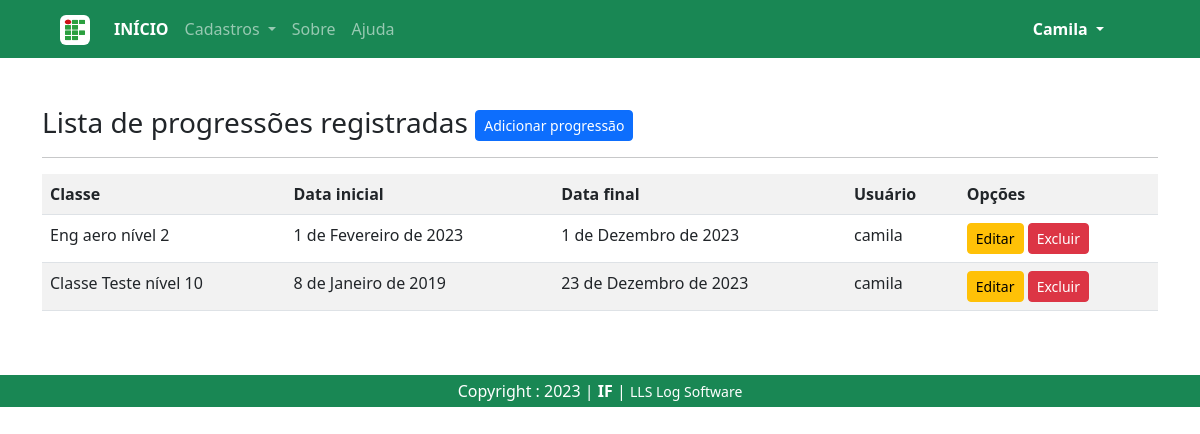
The app's page /listar/progressoes/ (signed in) with its own data.
### cadastros/models.py (models this page shows, shortened)
class Progressao(models.Model):
    classe = models.ForeignKey(Classe, on_delete=models.PROTECT, verbose_name='classe pretendida')
    data_inicial = models.DateField()
    data_final = models.DateField()
    observacao = models.CharField(max_length=255, verbose_name='observação')
    usuario = models.ForeignKey(User, on_delete=models.PROTECT)

class Classe(models.Model):
    nome = models.CharField(max_length=50)
    nivel = models.IntegerField(verbose_name='nível')
    descricao = models.CharField(max_length=150, verbose_name='descrição', null=True, blank=True)
    def __str__(self):
        return "{} nível {}".format(self.nome, self.nivel)

### cadastros/views.py (the view)
# urls.py: path('listar/progressoes/', ProgressaoList.as_view(), name="listar-progressao"),
class ProgressaoList(LoginRequiredMixin, ListView):
    login_url = reverse_lazy('login')
    model = Progressao
    template_name = 'cadastros/listas/progressao.html'
    def get_queryset(self):
        self.object_list = Progressao.objects.filter(usuario=self.request.user)
        return self.object_list

### cadastros/templates/cadastros/listas/progressao.html (shortened to what this page needs)
{% extends 'paginas/modelo.html' %}
{% load static %}
{% block conteudo %}
<h3>
    Lista de progressões registradas
    <a href="{% url 'cadastrar-progressao' %}" class="btn btn-primary btn-sm float-right">Adicionar progressão</a>
</h3>
<hr>
<div class="table-responsive">
    <table class="table table-striped">
        <tr>
            <th>Classe</th>
            <th>Data inicial</th>
            <th>Data final</th>
            <th>Usuário</th>
            <th>Opções</th>
        </tr>
        {% for object in object_list %}
        <tr>
            <td>{{ object.classe }}</td>
            <td>{{ object.data_inicial }}</td>
            <td>{{ object.data_final }}</td>
            <td>{{ object.usuario }}</td>
            <th>
                <a href="{% url 'editar-progressao' object.pk %}" class="btn btn-warning btn-sm" title="Editar">Editar</a>
                <a href="{% url 'excluir-progressao' object.pk %}" class="btn btn-danger btn-sm" title="Excluir">Excluir</a>
            </th>
        </tr>
        {% empty %}
        <tr>
            <td colspan="3">Nenhuma progressão registrada.</td>
        </tr>
        {% endfor %}
    </table>
</div>
{% endblock %}

### paginas/templates/paginas/modelo.html (shortened to what this page needs)
<!DOCTYPE html>
{% load static %}
<html lang="pt-BR">
<head>
  <link href="https://cdn.jsdelivr.net/npm/bootstrap@5.3.0-alpha1/dist/css/bootstrap.min.css" rel="stylesheet">
  <link rel="stylesheet" href="{% static 'ecom/css/owl.carousel.min.css' %}"/>
  <link rel="stylesheet" href="{% static 'ecom/css/all.min.css' %}"/>
  <link rel="stylesheet" href="{% static 'ecom/css/style.css' %}"/>
  <link rel="stylesheet" type="text/css" href="https://cdn.datatables.net/v/bs5/dt-1.13.2/datatables.min.css"/>
</head>
<body class="bg-white">
  <nav class="navbar navbar-expand-lg bg-success" data-bs-theme="dark">
    <div class="container-fluid mx-5 pe-4">
      <a class="navbar-brand" href="{% url 'index' %}">
        <img src="{% static 'img/base/logo.png' %}" class="bg-white p-1 rounded" alt="Logo" width="30" height="30">
      </a>
      <div class="collapse navbar-collapse" id="navbarSupportedContent">
        <ul class="navbar-nav me-auto mb-2 mb-lg-0">
          <li class="nav-item">
            <a class="nav-link active fw-bold" aria-current="page" href="{% url 'index' %}">INÍCIO</a>
          </li>
          {% if request.user.is_authenticated %}
          <li class="nav-item dropdown">
            <a class="nav-link dropdown-toggle" href="#" role="button" data-bs-toggle="dropdown" aria-expanded="false">
              Cadastros
            </a>
          </li>
          {% endif %}
          <li class="nav-item">
            <a class="nav-link" href="{% url 'sobre' %}">Sobre</a>
          </li>
          <li class="nav-item">
            <a class="nav-link" href="{% url 'contato' %}">Ajuda</a>
          </li>
        </ul>
        <ul class="navbar-nav fw-bold me-3">
          {% if request.user.is_authenticated %}
          <li class="nav-item dropdown text-white">
            <a class="nav-link dropdown-toggle active text-capitalize" href="#" role="button" data-bs-toggle="dropdown" aria-expanded="false">
              {{ request.user }}
            </a>
          </li>
          {% endif %}
        </ul>
      </div>
    </div>
  </nav>
    <div class="mt-5">
      <div class="container">{% block conteudo %}{% endblock conteudo %}</div>
    </div>
    <footer class="container-fluid text-white bg-success text-center py-1 mt-5">
      Copyright : 2023 | <strong>IF</strong> | <small>LLS Log Software</small>
    </footer>
</body>
</html>

### static/css/style.css (style rules this page uses)
a { color: inherit; text-decoration:inherit; font-weight: 500; }

### records on screen
Progressao: classe "Eng aero nível 2", data_inicial "1 de Fevereiro de 2023", data_final "1 de Dezembro de 2023", usuario "camila"
Progressao: classe "Classe Teste nível 10", data_inicial "8 de Janeiro de 2019", data_final "23 de Dezembro de 2023", usuario "camila"

### other values on screen
{{ request.user }} "Camila"
